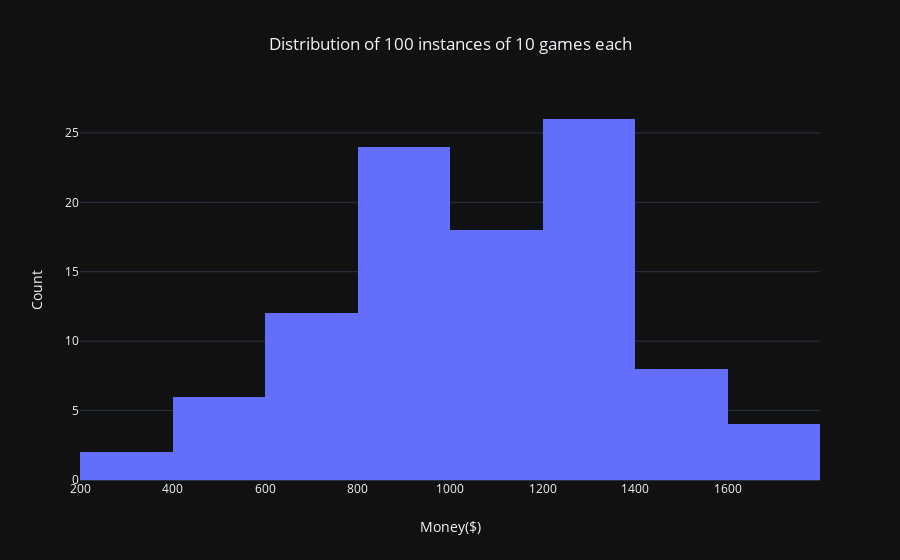

The cell this chart's notebook holds for it:
### Code cell
plot_distribution(test,10,100)

### Figure 1 — Plotly figure (JSON) as saved in the notebook; plotly's stock layout.template omitted (floating-point values rounded to 4 significant figures)
{"data": [{"type": "histogram", "uid": "dcc73fb0-b626-4f02-bba6-2c22f5a509df", "x": [800, 1200, 600, 1000, 1400, 1600, 1200, 1200, 800, 400, 1200, 1000, 800, 400, 1400, 800, 600, 1600, 600, 1000, 1000, 1200, 1200, 1200, 800, 800, 1200, 600, 800, 600, 1200, 1200, 800, 1000, 800, 1400, 600, 1200, 1200, 800, 1200, 1000, 600, 400, 1400, 1000, 1200, 800, 1200, 800, 1000, 800, 600, 800, 200, 800, 1000, 1600, 400, 1000, 1000, 800, 1200, 1600, 1000, 800, 1000, 800, 800, 1000, 1200, 1400, 600, 1000, 1200, 600, 1400, 200, 1200, 1000, 600, 400, 1000, 1200, 800, 1400, 800, 800, 1400, 1000, 1200, 1200, 1200, 800, 1200, 1200, 400, 600, 800, 1200]}], "layout": {"showlegend": false, "title": "Distribution of 100 instances of 10 games each", "xaxis": {"title": "Money($)"}, "yaxis": {"title": "Count"}}}
